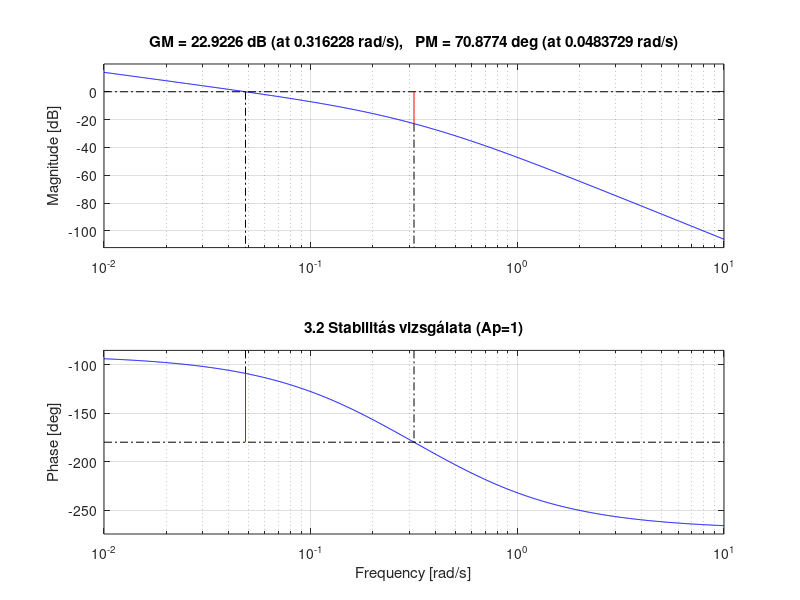
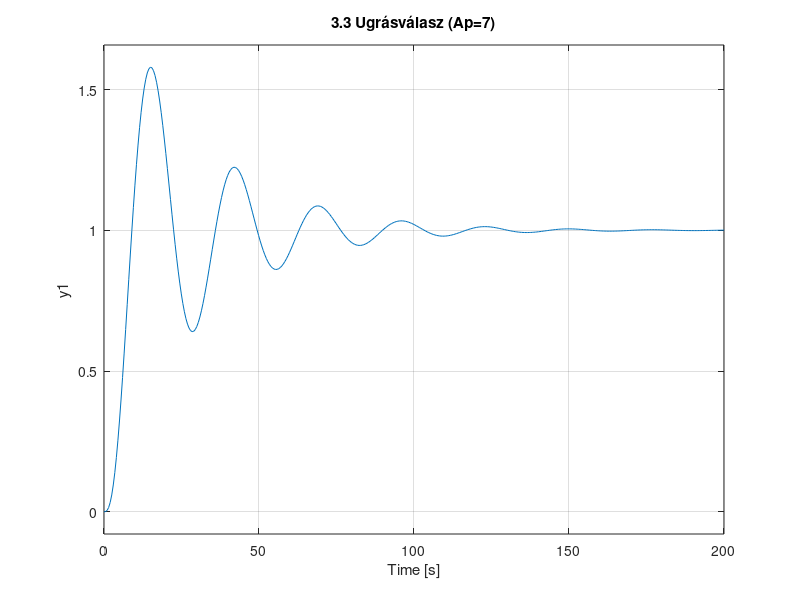

Here is the MATLAB script that generated these plots, in order: (Note: this script raises an error after producing the figures.)
clear all; close all; clc;

%% 3. Feladat: PI szabályozó (3 tárolós szakasz)
% Szakasz: Wp(s) = 0.5 / ((10s+1)*(5s+1)*(2s+1))
s = tf('s');
Wp = 0.5 / ((10*s+1)*(5*s+1)*(2*s+1));

%% 3.1 Feladat: Póluskiejtés
% Leglassabb pólus: T = 10s.
Ti = 10;
disp(['3.1 Választott Ti: ', num2str(Ti)]);

% Wc = Ap * (1 + 1/(s*Ti))
% A (10s+1) tag kiesik. Marad a szakaszból: 0.5 / ((5s+1)(2s+1)) és az integrátor 1/s.
% Nyílt kör (Ap nélkül): Wo_base = 0.5 / (s * (5s+1) * (2s+1))

%% 3.2 Feladat: Stabilitás határa (Kritikus erősítés)
% A stabilitás határa ott van, ahol a fázistartalék 0 fok (azaz a fázis -180 fok).
% Megnézzük a Bode diagramon, hol metszi a fázis a -180-at, és ott mekkora az erősítés.

W_base = minreal( Wp * (1 + 1/(s*Ti)) ); % Itt Ap = 1-nek vesszük
figure(1);
margin(W_base);
title('3.2 Stabilitás vizsgálata (Ap=1)');
[Gm, Pm, Wcg, Wcp] = margin(W_base);

% Gm (Gain Margin) megmondja, hányszorosára növelhetjük az erősítést a határig.
Ap_max = Gm; 
disp(['3.2 Maximális Ap (Stabilitás határa): ', num2str(Ap_max)]);
% Megjegyzés: Ha Ap < Ap_max, akkor stabil.

%% 3.3 Feladat: Ap hangolása
% Követelmények:
% - Túllövés = 0%
% - Beállási idő < 70s

% PROBALGATAS: Csökkentsd Ap-t a maximumhoz képest jelentősen!
Ap_3_3 = 0.5 * Ap_max; % Biztonsági tartalék, pl. a fele. Próbáld módosítani!

Wc_3_3 = Ap_3_3 * (1 + 1/(s*Ti));
Wo_3_3 = minreal(Wp * Wc_3_3);
T_3_3 = feedback(Wo_3_3, 1);

figure(2);
step(T_3_3);
title(['3.3 Ugrásválasz (Ap=', num2str(Ap_3_3), ')']);
grid on;
info_3_3 = stepinfo(T_3_3);
[Gm3, Pm3, Wcg3, Wcp3] = margin(Wo_3_3);

disp('3.3 Eredmények:');
disp(['   Ap: ', num2str(Ap_3_3)]);
disp(['   Túllövés: ', num2str(info_3_3.Overshoot), ' %']);
disp(['   Beállási idő: ', num2str(info_3_3.SettlingTime), ' s']);
disp(['   Fázistartalék: ', num2str(Pm3), ' fok']);

%% 3.4 Feladat: Diszkretizálás
% Fázistartalék romlás < 0.9 fok
wc = Wcp3;
Ts_max = (0.9 * 2 * pi) / (wc * 180);
Ts = floor(Ts_max * 10) / 10;

disp('3.4 Diszkretizálás:');
disp(['   Ts: ', num2str(Ts), ' s']);

% PI differencia egyenlet (Lásd 1. feladat)
% u[k] = u[k-1] + Ap*(1 + Ts/Ti)*e[k] - Ap*e[k-1]
p1 = Ap_3_3 * (1 + Ts/Ti);
p2 = Ap_3_3;
disp(['   u[k] = u[k-1] + ', num2str(p1), '*e[k] - ', num2str(p2), '*e[k-1]']);
